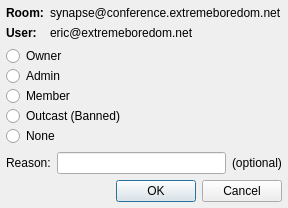
<ui version="4.0" >
 <class>MucAffiliationDialog</class>
 <widget class="QDialog" name="MucAffiliationDialog" >
  <property name="geometry" >
   <rect>
    <x>0</x>
    <y>0</y>
    <width>336</width>
    <height>245</height>
   </rect>
  </property>
  <property name="windowTitle" >
   <string>Change Participant Affiliation</string>
  </property>
  <layout class="QVBoxLayout" name="verticalLayout_2" >
   <property name="sizeConstraint" >
    <enum>QLayout::SetFixedSize</enum>
   </property>
   <property name="margin" >
    <number>6</number>
   </property>
   <item>
    <layout class="QGridLayout" name="gridLayout" >
     <item row="0" column="1" >
      <widget class="QLabel" name="roomLabel" >
       <property name="text" >
        <string>synapse@conference.extremeboredom.net</string>
       </property>
      </widget>
     </item>
     <item row="0" column="0" >
      <widget class="QLabel" name="label_2" >
       <property name="text" >
        <string>&lt;!DOCTYPE HTML PUBLIC "-//W3C//DTD HTML 4.0//EN" "http://www.w3.org/TR/REC-html40/strict.dtd">
&lt;html>&lt;head>&lt;meta name="qrichtext" content="1" />&lt;style type="text/css">
p, li { white-space: pre-wrap; }
&lt;/style>&lt;/head>&lt;body style=" font-family:'Bitstream Vera Sans'; font-size:9pt; font-weight:400; font-style:normal;">
&lt;p style=" margin-top:0px; margin-bottom:0px; margin-left:0px; margin-right:0px; -qt-block-indent:0; text-indent:0px;">&lt;span style=" font-weight:600;">Room:&lt;/span>&lt;/p>&lt;/body>&lt;/html></string>
       </property>
      </widget>
     </item>
     <item row="1" column="0" >
      <widget class="QLabel" name="label_3" >
       <property name="text" >
        <string>&lt;!DOCTYPE HTML PUBLIC "-//W3C//DTD HTML 4.0//EN" "http://www.w3.org/TR/REC-html40/strict.dtd">
&lt;html>&lt;head>&lt;meta name="qrichtext" content="1" />&lt;style type="text/css">
p, li { white-space: pre-wrap; }
&lt;/style>&lt;/head>&lt;body style=" font-family:'Bitstream Vera Sans'; font-size:9pt; font-weight:400; font-style:normal;">
&lt;p style=" margin-top:0px; margin-bottom:0px; margin-left:0px; margin-right:0px; -qt-block-indent:0; text-indent:0px;">&lt;span style=" font-weight:600;">User:&lt;/span>&lt;/p>&lt;/body>&lt;/html></string>
       </property>
      </widget>
     </item>
     <item row="1" column="1" >
      <widget class="QLabel" name="userLabel" >
       <property name="text" >
        <string>eric@extremeboredom.net</string>
       </property>
      </widget>
     </item>
    </layout>
   </item>
   <item>
    <layout class="QVBoxLayout" name="verticalLayout" >
     <property name="spacing" >
      <number>0</number>
     </property>
     <property name="margin" >
      <number>0</number>
     </property>
     <item>
      <widget class="QRadioButton" name="ownerRadioButton" >
       <property name="text" >
        <string>Owner</string>
       </property>
      </widget>
     </item>
     <item>
      <widget class="QRadioButton" name="adminRadioButton" >
       <property name="text" >
        <string>Admin</string>
       </property>
      </widget>
     </item>
     <item>
      <widget class="QRadioButton" name="memberRadioButton" >
       <property name="text" >
        <string>Member</string>
       </property>
      </widget>
     </item>
     <item>
      <widget class="QRadioButton" name="outcastRadioButton" >
       <property name="text" >
        <string>Outcast (Banned)</string>
       </property>
      </widget>
     </item>
     <item>
      <widget class="QRadioButton" name="noneRadioButton" >
       <property name="text" >
        <string>None</string>
       </property>
      </widget>
     </item>
    </layout>
   </item>
   <item>
    <layout class="QGridLayout" name="gridLayout_2" >
     <item row="0" column="1" >
      <widget class="QLineEdit" name="reasonLineEdit" />
     </item>
     <item row="0" column="0" >
      <widget class="QLabel" name="label" >
       <property name="text" >
        <string>Reason:</string>
       </property>
      </widget>
     </item>
     <item row="0" column="2" >
      <widget class="QLabel" name="label_4" >
       <property name="text" >
        <string>(optional)</string>
       </property>
      </widget>
     </item>
    </layout>
   </item>
   <item>
    <widget class="QDialogButtonBox" name="buttonBox" >
     <property name="orientation" >
      <enum>Qt::Horizontal</enum>
     </property>
     <property name="standardButtons" >
      <set>QDialogButtonBox::Cancel|QDialogButtonBox::Ok</set>
     </property>
    </widget>
   </item>
  </layout>
 </widget>
 <resources/>
 <connections>
  <connection>
   <sender>buttonBox</sender>
   <signal>accepted()</signal>
   <receiver>MucAffiliationDialog</receiver>
   <slot>accept()</slot>
   <hints>
    <hint type="sourcelabel" >
     <x>259</x>
     <y>265</y>
    </hint>
    <hint type="destinationlabel" >
     <x>350</x>
     <y>152</y>
    </hint>
   </hints>
  </connection>
  <connection>
   <sender>buttonBox</sender>
   <signal>rejected()</signal>
   <receiver>MucAffiliationDialog</receiver>
   <slot>reject()</slot>
   <hints>
    <hint type="sourcelabel" >
     <x>215</x>
     <y>268</y>
    </hint>
    <hint type="destinationlabel" >
     <x>324</x>
     <y>169</y>
    </hint>
   </hints>
  </connection>
 </connections>
</ui>
